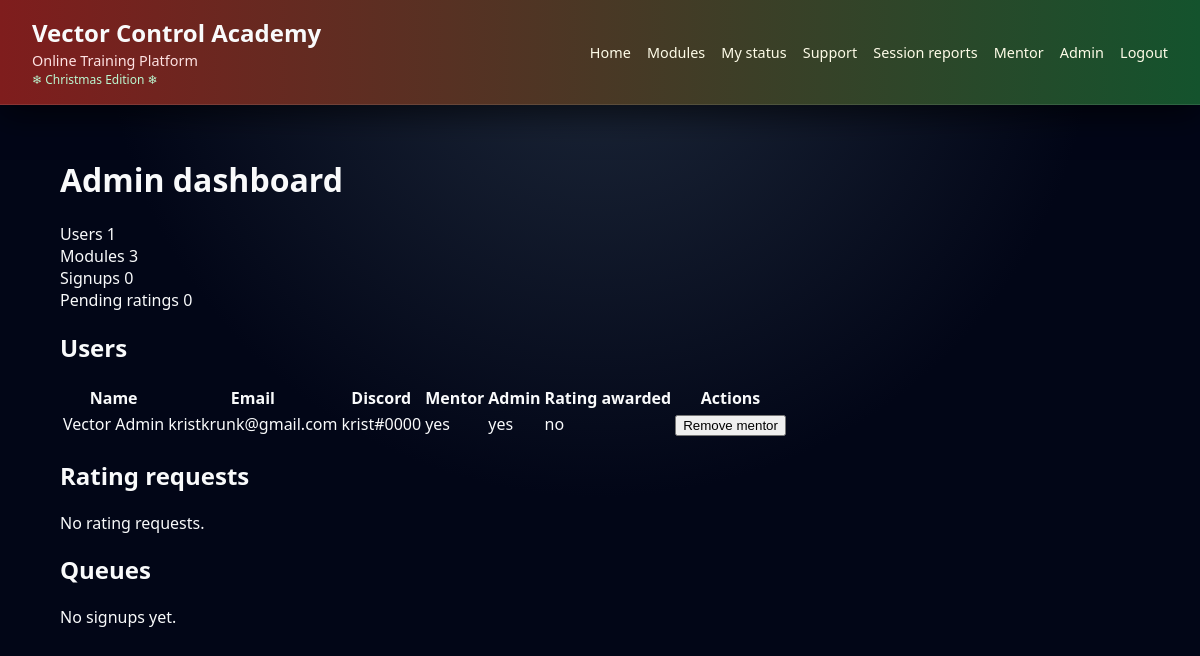
Page /admin (signed in) on the earlier database version.
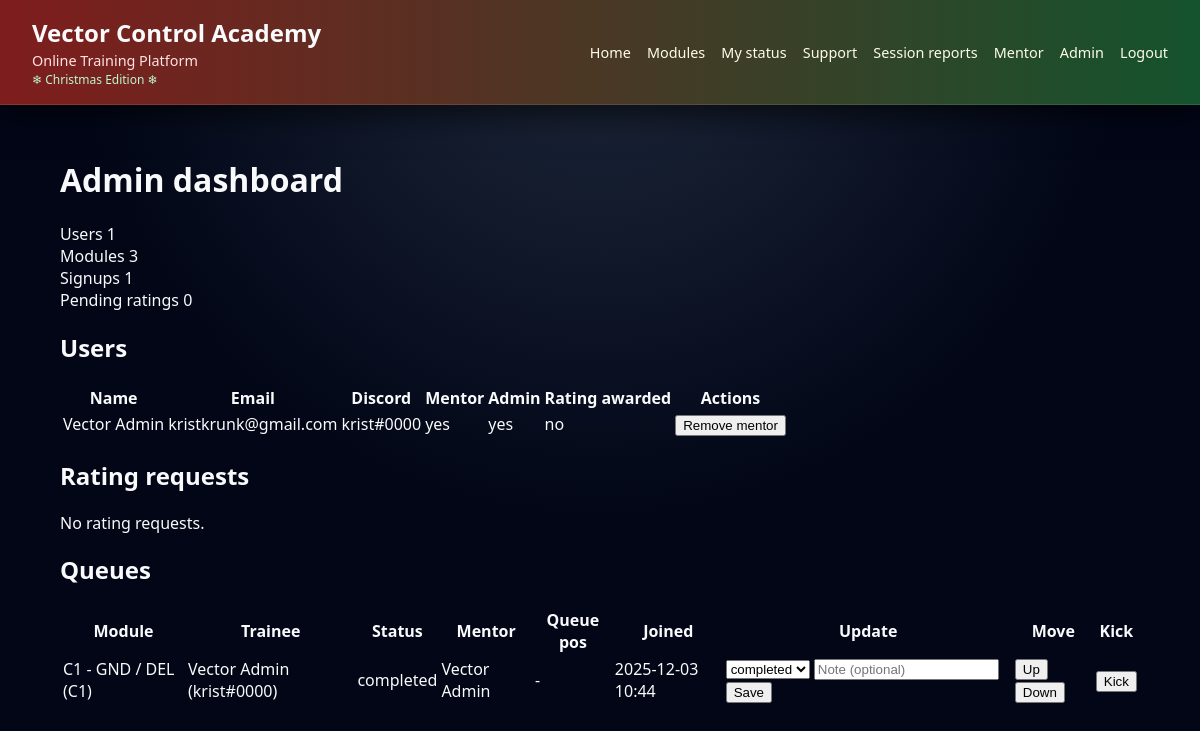
Same page on the later database version.
### app.py (models this page shows, shortened)
class User(UserMixin, db.Model):
    id = db.Column(db.Integer, primary_key=True)
    email = db.Column(db.String(255), unique=True, nullable=False)
    password_hash = db.Column(db.String(255), nullable=False)
    full_name = db.Column(db.String(255), nullable=False)
    discord_tag = db.Column(db.String(64), nullable=False)
    is_admin = db.Column(db.Boolean, default=False, nullable=False)
    is_mentor = db.Column(db.Boolean, default=False, nullable=False)
    rating_awarded = db.Column(db.Boolean, default=False, nullable=False)
    created_at = db.Column(db.DateTime, default=datetime.utcnow, nullable=False)
    signups = db.relationship(
        "ModuleSignup",
        back_populates="user",
        foreign_keys="ModuleSignup.user_id",
    )
    support_threads = db.relationship("SupportThread", back_populates="creator")
    reports_received = db.relationship(
        "SessionReport",
        foreign_keys="SessionReport.trainee_id",
        backref="trainee_user",
    )
    reports_written = db.relationship(
        "SessionReport",
        foreign_keys="SessionReport.mentor_id",
        backref="mentor_user",
    )

class Module(db.Model):
    id = db.Column(db.Integer, primary_key=True)
    code = db.Column(db.String(16), unique=True, nullable=False)
    title = db.Column(db.String(255), nullable=False)
    description = db.Column(db.Text, nullable=False)
    stage = db.Column(db.Integer, nullable=False)  # 1,2,3,4
    avg_weekly_capacity = db.Column(db.Integer, default=4, nullable=False)
    signups = db.relationship("ModuleSignup", back_populates="module")

class ModuleSignup(db.Model):
    id = db.Column(db.Integer, primary_key=True)
    user_id = db.Column(db.Integer, db.ForeignKey("user.id"), nullable=False)
    module_id = db.Column(db.Integer, db.ForeignKey("module.id"), nullable=False)
    mentor_id = db.Column(db.Integer, db.ForeignKey("user.id"), nullable=True)
    status = db.Column(
        db.String(16), nullable=False, default="waiting"
    )  # waiting / in_progress / completed / failed
    notes = db.Column(db.Text, nullable=True)
    priority = db.Column(db.Integer, default=0, nullable=False)
    created_at = db.Column(db.DateTime, default=datetime.utcnow, nullable=False)
    last_updated = db.Column(db.DateTime, default=datetime.utcnow, nullable=False)
    user = db.relationship("User", foreign_keys=[user_id], back_populates="signups")
    module = db.relationship("Module", back_populates="signups")
    mentor = db.relationship(
        "User", foreign_keys=[mentor_id], backref="mentored_signups"
    )

### app.py (the view)
    @login_required
    def wrapped(*args, **kwargs):
        if not current_user.is_admin:
            flash("Admin permissions required.", "danger")
            return redirect(url_for("index"))
        return view(*args, **kwargs)

### app.py (called while the page is built)
@login_manager.user_loader
def load_user(user_id: str) -> Optional[User]:
    return db.session.get(User, int(user_id))

def admin_required(view):
    @login_required
    def wrapped(*args, **kwargs):
        if not current_user.is_admin:
            flash("Admin permissions required.", "danger")
            return redirect(url_for("index"))
        return view(*args, **kwargs)
    wrapped.__name__ = view.__name__
    return wrapped

def queue_position(signup: ModuleSignup) -> Optional[int]:
    if signup.status != "waiting":
        return None
    queue = module_queue(signup.module)
    try:
        return queue.index(signup) + 1
    except ValueError:
        return None

### templates/admin_dashboard.html (shortened to what this page needs)
{% extends "base.html" %}
{% block content %}
  <h1>Admin dashboard</h1>
  <section class="stats">
    <div class="stat-card">
      <span class="stat-label">Users</span>
      <span class="stat-value">{{ stats.total_users }}</span>
    </div>
    <div class="stat-card">
      <span class="stat-label">Modules</span>
      <span class="stat-value">{{ stats.total_modules }}</span>
    </div>
    <div class="stat-card">
      <span class="stat-label">Signups</span>
      <span class="stat-value">{{ stats.total_signups }}</span>
    </div>
    <div class="stat-card">
      <span class="stat-label">Pending ratings</span>
      <span class="stat-value">{{ stats.pending_ratings }}</span>
    </div>
  </section>
  <section>
    <h2>Users</h2>
    <table class="table">
      <thead>
        <tr>
          <th>Name</th>
          <th>Email</th>
          <th>Discord</th>
          <th>Mentor</th>
          <th>Admin</th>
          <th>Rating awarded</th>
          <th>Actions</th>
        </tr>
      </thead>
      <tbody>
        {% for u in users %}
          <tr>
            <td>{{ u.full_name }}</td>
            <td>{{ u.email }}</td>
            <td>{{ u.discord_tag }}</td>
            <td>{{ "yes" if u.is_mentor else "no" }}</td>
            <td>{{ "yes" if u.is_admin else "no" }}</td>
            <td>{{ "yes" if u.rating_awarded else "no" }}</td>
            <td>
              <form method="post" action="{{ url_for('admin_toggle_mentor', user_id=u.id) }}">
                <button class="btn-secondary" type="submit">
                  {% if u.is_mentor %}Remove mentor{% else %}Make mentor{% endif %}
                </button>
              </form>
            </td>
          </tr>
        {% endfor %}
      </tbody>
    </table>
  </section>
  <section>
    <h2>Rating requests</h2>
    {% if not rating_requests %}
      <p>No rating requests.</p>
    {% endif %}
  </section>
  <section>
    <h2>Queues</h2>
    {% if not signup_rows %}
      <p>No signups yet.</p>
    {% else %}
      <table class="table">
        <thead>
          <tr>
            <th>Module</th>
            <th>Trainee</th>
            <th>Status</th>
            <th>Mentor</th>
            <th>Queue pos</th>
            <th>Joined</th>
            <th>Update</th>
            <th>Move</th>
            <th>Kick</th>
          </tr>
        </thead>
        <tbody>
          {% for row in signup_rows %}
            {% set s = row.signup %}
            <tr>
              <td>{{ row.module.title }} ({{ row.module.code }})</td>
              <td>{{ row.user.full_name }} ({{ row.user.discord_tag }})</td>
              <td>{{ s.status }}</td>
              <td>
                {% if s.mentor %}
                  {{ s.mentor.full_name }}
                {% else %}
                  -
                {% endif %}
              </td>
              <td>
                {% if row.position %}
                  #{{ row.position }}
                {% else %}
                  -
                {% endif %}
              </td>
              <td>{{ s.created_at.strftime("%Y-%m-%d %H:%M") }}</td>
              <td>
                <form method="post" action="{{ url_for('admin_update_signup_status', signup_id=s.id) }}">
                  <select name="status">
                    <option value="completed" {% if s.status == "completed" %}selected{% endif %}>completed</option>
                  </select>
                  <input type="text" name="notes" placeholder="Note (optional)">
                  <button class="btn" type="submit">Save</button>
                </form>
              </td>
              <td>
                <form method="post" action="{{ url_for('admin_move_signup', signup_id=s.id) }}">
                  <button class="btn-secondary" name="direction" value="up">Up</button>
                  <button class="btn-secondary" name="direction" value="down">Down</button>
                </form>
              </td>
              <td>
                <form method="post" action="{{ url_for('admin_kick_signup', signup_id=s.id) }}">
                  <button class="btn-secondary" type="submit">Kick</button>
                </form>
              </td>
            </tr>
          {% endfor %}
        </tbody>
      </table>
    {% endif %}
  </section>
{% endblock %}

### templates/base.html (shortened to what this page needs)
<!doctype html>
<html lang="en">
<head>
</head>
<body>
<div class="snowflakes" aria-hidden="true">
</div>
<header>
    <div>
        <h1>Vector Control Academy</h1>
        <span class="subtitle-main">Online Training Platform</span>
        <span class="subtitle-extra">❄ Christmas Edition ❄</span>
    </div>
  <nav>
    <a href="{{ url_for('index') }}">Home</a>
    {% if current_user.is_authenticated %}
        <a href="{{ url_for('modules_view') }}">Modules</a>
        <a href="{{ url_for('my_signups') }}">My status</a>
        <a href="/support">Support</a>
        <a href="{{ url_for('new_report') }}">Session reports</a>
        {% if current_user.is_mentor or current_user.is_admin %}
            <a href="/mentor">Mentor</a>
        {% endif %}
        {% if current_user.is_admin %}
            <a href="/admin">Admin</a>
        {% endif %}
        <a href="{{ url_for('logout') }}">Logout</a>
    {% else %}
        <a href="{{ url_for('about') }}">About</a>
        <a href="{{ url_for('login') }}">Login</a>
        <a href="{{ url_for('register') }}">Register</a>
    {% endif %}
</nav>
</header>
<main>
    {% block content %}{% endblock %}
</main>
</body>
</html>

### templates/base.html (style rules this page uses)
body { font-family: system-ui, -apple-system, BlinkMacSystemFont, "Segoe UI", sans-serif; margin: 0; padding: 0; background: radial-gradient(circle at top, #1e293b 0, #020617 55%, #020617 100%); color: #f9fafb; overflow-x: hidden; }
.snowflakes { position: fixed; top: 0; left: 0; width: 100%; height: 100%; pointer-events: none; z-index: 1; overflow: hidden; }
header { position: relative; z-index: 2; background: linear-gradient(to right, #7f1d1d, #14532d); padding: 1rem 2rem; display: flex; justify-content: space-between; align-items: center; box-shadow: 0 10px 30px rgba(0, 0, 0, 0.6); border-bottom: 1px solid rgba(248, 250, 252, 0.1); }
header h1 { margin: 0; font-size: 1.5rem; }
header .subtitle-main { font-size: 0.9rem; color: #fee2e2; }
header .subtitle-extra { display: block; font-size: 0.75rem; color: #bbf7d0; }
nav a { margin-left: 0.75rem; font-size: 0.9rem; color: #fefce8; text-decoration: none; }
main { position: relative; z-index: 2; padding: 2rem; max-width: 1080px; margin: 0 auto; }
a { color: #bfdbfe; }

Differences in the rows shown:
now on this page (row unchanged): Module: module "C1 - GND / DEL", module.code "C1"
added ModuleSignup: status "completed", created_at "2025-12-03 10:44", status "completed"
Other differences:
{{ stats.total_signups }}: "0" → "1"
text no longer shown: "No signups yet."
text now shown: "Module Trainee Status Mentor Queue pos Joined Update Move Kick"
new list line: "( ) ( ) -  Save Up Down Kick"
new list line: "Vector Admin krist#0000 Vector Admin"
